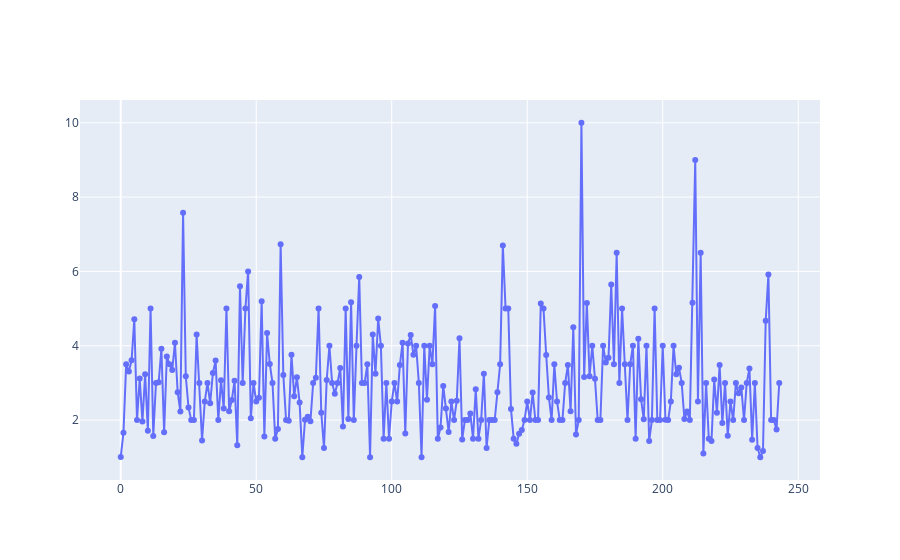

Notebook code cell kept with this figure:
### Code cell
trace1=go.Scatter(x=df.index,
                 y=df.tip,
                 mode="lines+markers",
                 name="total_bill",
                 text=df.total_bill)

data=[trace1]
fig=dict(data=data)
iplot(fig)

### Figure 1 — Plotly figure (JSON) as saved in the notebook; plotly's stock layout.template omitted (floating-point values rounded to 4 significant figures; data arrays with more than 128 entries replaced by an {"elided": "..."} marker saying what was removed)
{"data": [{"mode": "lines+markers", "name": "total_bill", "text": {"elided": "244 float values"}, "type": "scatter", "x": {"elided": "244 int values"}, "y": {"elided": "244 float values"}}], "layout": {}}
